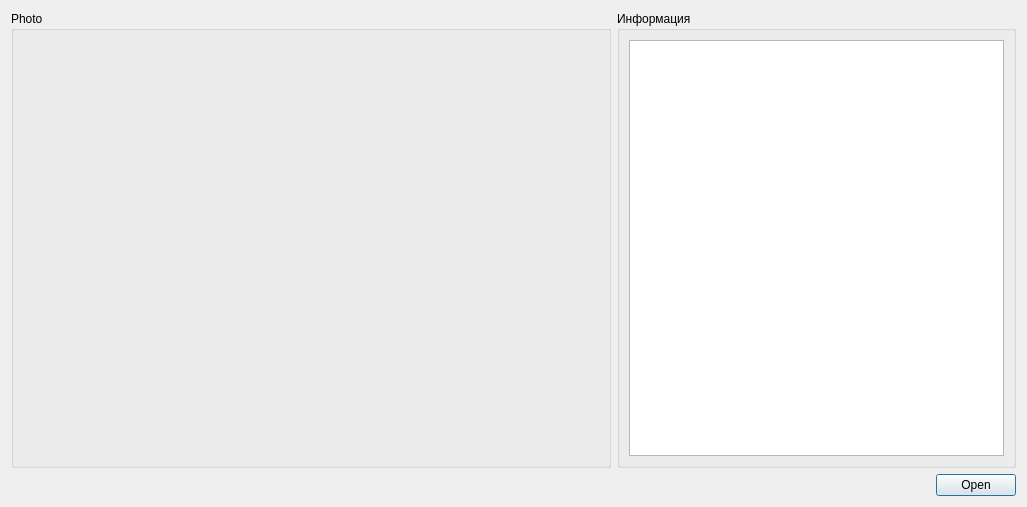
<?xml version="1.0" encoding="UTF-8"?>
<ui version="4.0">
 <class>Dialog_ViewPhoto</class>
 <widget class="QDialog" name="Dialog_ViewPhoto">
  <property name="geometry">
   <rect>
    <x>0</x>
    <y>0</y>
    <width>1027</width>
    <height>507</height>
   </rect>
  </property>
  <property name="windowTitle">
   <string>Dialog</string>
  </property>
  <layout class="QVBoxLayout" name="verticalLayout_4">
   <item>
    <layout class="QHBoxLayout" name="horizontalLayout">
     <item>
      <widget class="QGroupBox" name="groupBox">
       <property name="minimumSize">
        <size>
         <width>600</width>
         <height>0</height>
        </size>
       </property>
       <property name="title">
        <string>Photo</string>
       </property>
       <layout class="QVBoxLayout" name="verticalLayout_2">
        <item>
         <layout class="QVBoxLayout" name="verticalLayout"/>
        </item>
       </layout>
      </widget>
     </item>
     <item>
      <widget class="QGroupBox" name="groupBox_2">
       <property name="title">
        <string>Информация</string>
       </property>
       <layout class="QVBoxLayout" name="verticalLayout_3">
        <item>
         <widget class="QTextEdit" name="textEdit"/>
        </item>
       </layout>
      </widget>
     </item>
    </layout>
   </item>
   <item>
    <layout class="QHBoxLayout" name="horizontalLayout_2">
     <item>
      <spacer name="horizontalSpacer">
       <property name="orientation">
        <enum>Qt::Horizontal</enum>
       </property>
       <property name="sizeHint" stdset="0">
        <size>
         <width>40</width>
         <height>20</height>
        </size>
       </property>
      </spacer>
     </item>
     <item>
      <widget class="QPushButton" name="pushButton">
       <property name="text">
        <string>Open</string>
       </property>
      </widget>
     </item>
    </layout>
   </item>
  </layout>
 </widget>
 <resources/>
 <connections/>
</ui>
